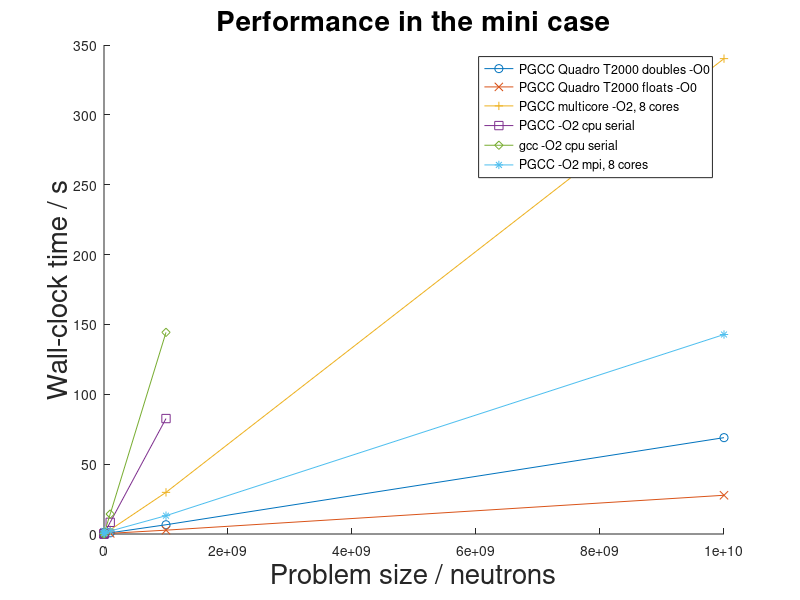
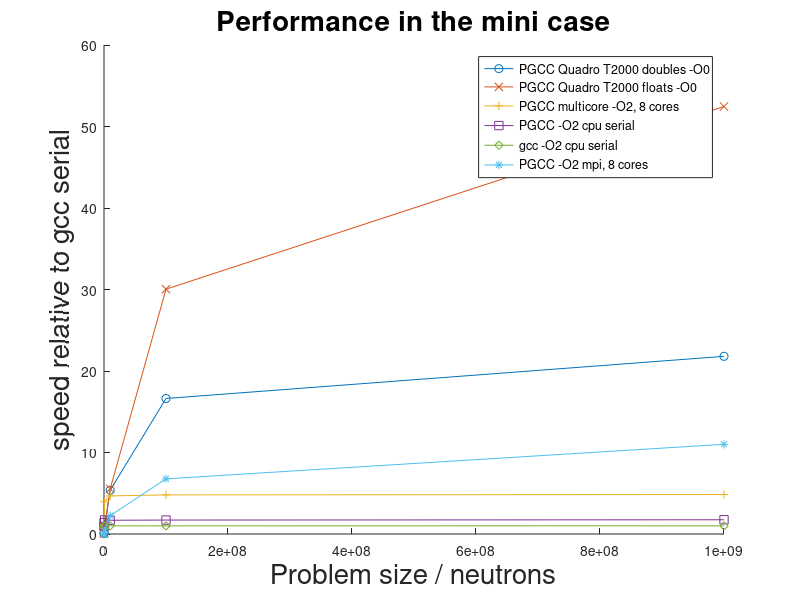

Write the MATLAB code that produced these figures, in order.
set(0, 'defaultTextFontSize',20);
xes=[1e4 1e5 1e6 1e7 1e8 1e9 1e10]';
load gpu.dat
load gpu_float.dat
load cpu.dat
load gcc.dat
load mpi.dat
load multicore.dat

hold on
plot(xes,gpu,'-o')
plot(xes,gpu_float,'-x')
plot(xes,multicore,'-+')
plot(xes(1:6),cpu,'-s')
plot(xes(1:6),gcc,'-d')
plot(xes,mpi,'-*')
  legend('PGCC Quadro T2000 doubles -O0','PGCC Quadro T2000 floats -O0','PGCC multicore -O2, 8 cores','PGCC -O2 cpu serial','gcc -O2 cpu serial','PGCC -O2 mpi, 8 cores')

  xlabel('Problem size / neutrons')
  ylabel('Wall-clock time / s')
  title('Performance in the mini case')

  figure

  perf_gpu=gcc./gpu(1:6);
  perf_gpu_float=gcc./gpu_float(1:6);
  perf_multicore=gcc./multicore(1:6);
  perf_mpi=gcc./mpi(1:6);
  perf_cpu=gcc./cpu(1:6);
 perf_gcc=gcc./gcc(1:6);
 hold on
plot(xes(1:6),perf_gpu,'-o')
plot(xes(1:6),perf_gpu_float,'-x')
plot(xes(1:6),perf_multicore,'-+')
plot(xes(1:6),perf_cpu,'-s')
plot(xes(1:6),perf_gcc,'-d')
plot(xes(1:6),perf_mpi,'-*')
  xlabel('Problem size / neutrons')
  ylabel('speed relative to gcc serial')
  title('Performance in the mini case')
  legend('PGCC Quadro T2000 doubles -O0','PGCC Quadro T2000 floats -O0','PGCC multicore -O2, 8 cores','PGCC -O2 cpu serial','gcc -O2 cpu serial','PGCC -O2 mpi, 8 cores')
